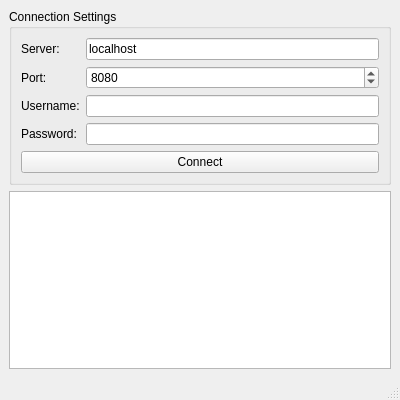
<?xml version="1.0" encoding="UTF-8"?>
<ui version="4.0">
 <class>MainWindow</class>
 <widget class="QMainWindow" name="MainWindow">
  <property name="geometry">
   <rect>
    <x>0</x>
    <y>0</y>
    <width>400</width>
    <height>400</height>
   </rect>
  </property>
  <property name="windowTitle">
   <string>Remote Clipboard Client</string>
  </property>
  <widget class="QWidget" name="centralwidget">
   <layout class="QVBoxLayout" name="verticalLayout">
    <item>
     <widget class="QGroupBox" name="clientGroup">
      <property name="title">
       <string>Connection Settings</string>
      </property>
      <layout class="QGridLayout" name="gridLayout">
       <item row="0" column="0">
         <widget class="QLabel" name="serverLabel">
           <property name="text">
             <string>Server:</string>
           </property>
         </widget>
       </item>
       <item row="0" column="1">
         <widget class="QLineEdit" name="serverAddressEdit">
           <property name="text">
             <string>localhost</string>
           </property>
         </widget>
       </item>
       <item row="1" column="0">
         <widget class="QLabel" name="portLabel">
           <property name="text">
             <string>Port:</string>
           </property>
         </widget>
       </item>
       <item row="1" column="1">
         <widget class="QSpinBox" name="portSpinBox">
           <property name="minimum">
             <number>1024</number>
           </property>
           <property name="maximum">
             <number>65535</number>
           </property>
           <property name="value">
             <number>8080</number>
           </property>
         </widget>
       </item>
       <item row="2" column="0">
         <widget class="QLabel" name="usernameLabel">
           <property name="text">
             <string>Username:</string>
           </property>
         </widget>
       </item>
       <item row="2" column="1">
         <widget class="QLineEdit" name="usernameEdit"/>
       </item>
       <item row="3" column="0">
         <widget class="QLabel" name="passwordLabel">
           <property name="text">
             <string>Password:</string>
           </property>
         </widget>
       </item>
       <item row="3" column="1">
         <widget class="QLineEdit" name="passwordEdit">
           <property name="echoMode">
             <enum>QLineEdit::Password</enum>
           </property>
         </widget>
       </item>
       <item row="4" column="0" colspan="2">
         <widget class="QPushButton" name="btnConnect">
           <property name="text">
             <string>Connect</string>
           </property>
         </widget>
       </item>
      </layout>
     </widget>
    </item>
    <item>
     <widget class="QTextEdit" name="logTextEdit">
      <property name="readOnly">
       <bool>true</bool>
      </property>
     </widget>
    </item>
   </layout>
  </widget>
  <widget class="QStatusBar" name="statusBar"/>
 </widget>
 <resources/>
 <connections/>
</ui>
